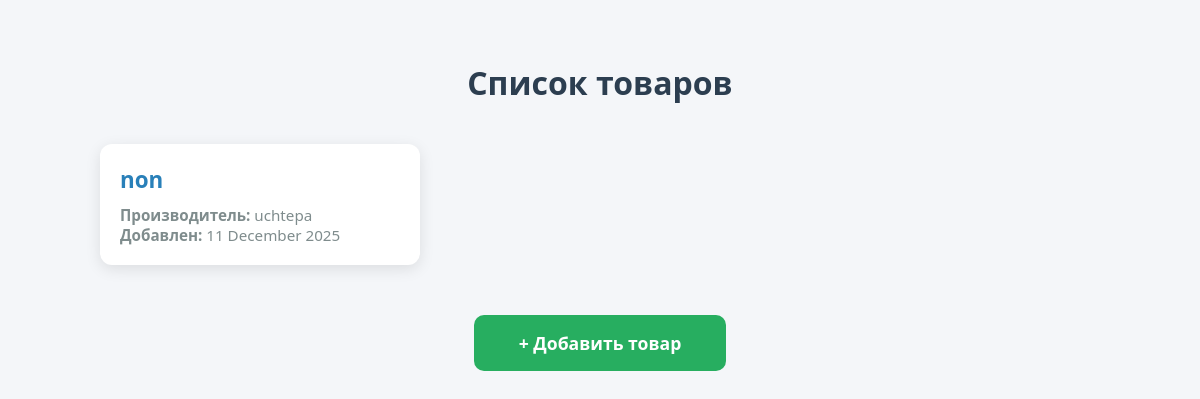
Before: / with the older database file.
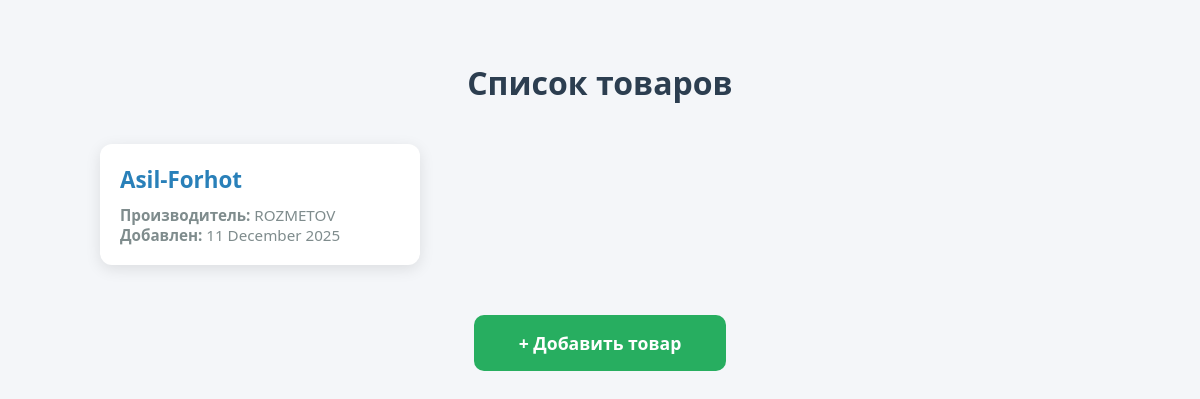
After: the same page with the newer database file.
### product/models.py (models this page shows, shortened)
class Product(models.Model):
    name = models.CharField(max_length=100)
    make = models.CharField(max_length=100)
    price = models.DecimalField(max_digits=10, decimal_places=2)
    category = models.CharField(max_length=100)
    create_at = models.DateField(auto_now_add=True)
    desc = models.TextField(blank=True, null=True)  # Опционально
    image = models.ImageField(upload_to='products/', blank=True, null=True)

### product/views.py (the view)
# urls.py: path('', ProductListView.as_view() ,name='home'),
class ProductListView(ListView):
    model = Product
    template_name = 'home.html'
    context_object_name = 'product'

### templates/home.html (shortened to what this page needs)
<!DOCTYPE html>
<html lang="ru">
<head>
</head>
<body>
    <div class="container">
        <h1>Список товаров</h1>
        {% if product %}
            <div class="product-list">
                {% for i in product %}
                    <div class="product-card">
                        <h2>
                            <a href="{% url 'detail' i.pk %}">
                                {{ i.name }}
                            </a>
                        </h2>
                        <div class="product-info">
                            <strong>Производитель:</strong> {{ i.make|default:"Не указан" }}<br>
                            <strong>Добавлен:</strong>
                            {% if i.create_at %}
                                {{ i.create_at|date:"j F Y" }}
                            {% else %}
                                —
                            {% endif %}
                        </div>
                    </div>
                {% endfor %}
            </div>
        {% else %}
            <p class="empty-message">Пока нет ни одного товара</p>
        {% endif %}
        <a href="{% url 'create' %}" class="create-btn">+ Добавить товар</a>
    </div>
</body>
</html>

### templates/home.html (style rules this page uses)
body { font-family: 'Segoe UI', Tahoma, Geneva, Verdana, sans-serif; background-color: #f4f6f9; color: #333; margin: 0; padding: 40px 20px; }
.container { max-width: 1000px; margin: 0 auto; }
h1 { text-align: center; margin-bottom: 40px; color: #2c3e50; }
.product-list { display: grid; grid-template-columns: repeat(auto-fill, minmax(300px, 1fr)); gap: 20px; }
.product-card { background: white; padding: 20px; border-radius: 12px; box-shadow: 0 4px 15px rgba(0,0,0,0.1); transition: all 0.3s; }
.product-card h2 { margin: 0 0 10px 0; font-size: 1.4rem; }
.product-card h2 a { text-decoration: none; color: #2980b9; }
.product-info { font-size: 0.95rem; color: #7f8c8d; }
.create-btn { display: block; width: 220px; margin: 50px auto 0; padding: 16px; background-color: #27ae60; color: white; text-align: center; text-decoration: none; border-radius: 10px; font-weight: bold; font-size: 1.1rem; transition: background-color 0.3s; }

Changed rows visible on the page:
removed Product: name "non", make "uchtepa", create_at "11 December 2025"
added Product: name "Asil-Forhot", make "ROZMETOV", create_at "11 December 2025"
